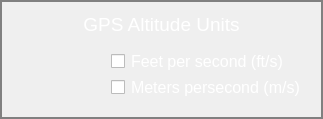
                        <widget class="QFrame" name="frame_27">
                         <property name="styleSheet">
                          <string notr="true">border:2px solid gray;
border-top-left-radius: 0px;
border-top-right-radius: 0px;
border-bottom-left-radius: 0px;
border-bottom-right-radius: 0px;</string>
                         </property>
                         <property name="frameShape">
                          <enum>QFrame::StyledPanel</enum>
                         </property>
                         <property name="frameShadow">
                          <enum>QFrame::Raised</enum>
                         </property>
                         <layout class="QVBoxLayout" name="verticalLayout_43" stretch="0,1">
                          <item>
                           <widget class="QLabel" name="label_23">
                            <property name="font">
                             <font>
                              <pointsize>14</pointsize>
                             </font>
                            </property>
                            <property name="styleSheet">
                             <string notr="true">border:0px;color:white;</string>
                            </property>
                            <property name="text">
                             <string>GPS Altitude Units</string>
                            </property>
                            <property name="alignment">
                             <set>Qt::AlignCenter</set>
                            </property>
                           </widget>
                          </item>
                          <item>
                           <widget class="QFrame" name="frame_51">
                            <property name="styleSheet">
                             <string notr="true">color:white;
border:0px;</string>
                            </property>
                            <property name="frameShape">
                             <enum>QFrame::StyledPanel</enum>
                            </property>
                            <property name="frameShadow">
                             <enum>QFrame::Raised</enum>
                            </property>
                            <layout class="QVBoxLayout" name="verticalLayout_38">
                             <property name="leftMargin">
                              <number>98</number>
                             </property>
                             <item>
                              <widget class="QCheckBox" name="checkBox_13">
                               <property name="font">
                                <font>
                                 <pointsize>12</pointsize>
                                </font>
                               </property>
                               <property name="styleSheet">
                                <string notr="true">color:white;</string>
                               </property>
                               <property name="text">
                                <string>Feet per second (ft/s)</string>
                               </property>
                              </widget>
                             </item>
                             <item>
                              <widget class="QCheckBox" name="checkBox_14">
                               <property name="font">
                                <font>
                                 <pointsize>12</pointsize>
                                </font>
                               </property>
                               <property name="styleSheet">
                                <string notr="true">color:white;</string>
                               </property>
                               <property name="text">
                                <string>Meters persecond (m/s)</string>
                               </property>
                              </widget>
                             </item>
                            </layout>
                           </widget>
                          </item>
                         </layout>
                        </widget>
